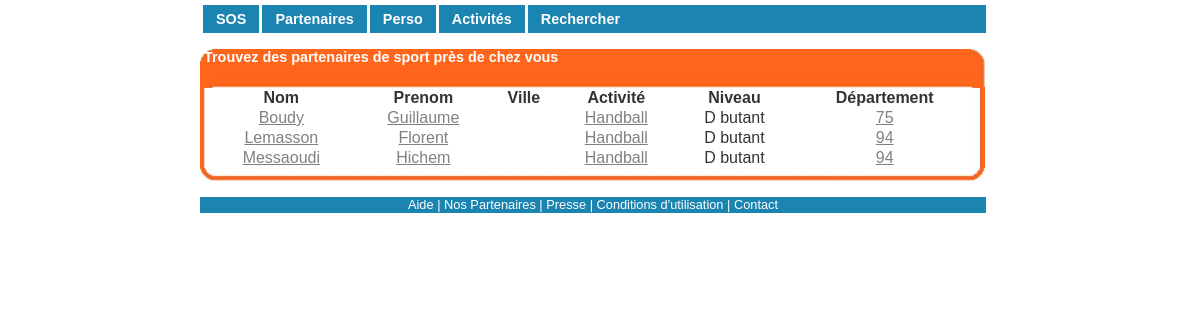
/afficher.php?nomActivite=Handball&numDepartement=vide&btnTrouver=Trouver (signed in), run on the app's committed database.
### tables this page shows
CREATE TABLE IF NOT EXISTS `listactivities` (
  `listId` int(11) NOT NULL AUTO_INCREMENT,
  `idUser` int(11) NOT NULL,
  `idActivities` int(11) NOT NULL,
  `lvl` varchar(50) NOT NULL,
  PRIMARY KEY (`listId`)
);

CREATE TABLE IF NOT EXISTS `users` (
  `id` int(11) NOT NULL AUTO_INCREMENT,
  `nom` varchar(255) NOT NULL,
  `prenom` varchar(255) NOT NULL,
  `birth` date NOT NULL,
  `mdp` char(150) NOT NULL,
  `sexe` varchar(50) NOT NULL,
  `email` varchar(255) NOT NULL,
  `avatar` varchar(255) DEFAULT NULL,
  `ville` varchar(255) DEFAULT NULL,
  `numDep` int(5) DEFAULT NULL,
  `tel` varchar(10) DEFAULT NULL,
  `description` text,
  `afficheEmail` tinyint(1) DEFAULT NULL,
  `AfficheTel` tinyint(1) DEFAULT NULL,
  `pass` varchar(50) DEFAULT NULL,
  `valide` varchar(50) DEFAULT NULL,
  PRIMARY KEY (`id`)
);

CREATE TABLE IF NOT EXISTS `activities` (
  `actId` int(11) NOT NULL AUTO_INCREMENT,
  `activitie` varchar(50) NOT NULL,
  PRIMARY KEY (`actId`)
);

### afficher.php (the view, shortened to what this page needs)
<?php
	include("FctPhp.php");
	if (!isset($_SESSION['id'])) {
		header('location:index.php');
	}
	else {
		if (isset($_GET['nomActivite'])) {
			$activite = $_GET['nomActivite'];
			$departement = $_GET['numDepartement'];
		}
		else {
			$activite = 'vide';
			$departement = 'vide';
		}
		if ($activite == 'vide' && $departement == 'vide') {
			$sqlAct = '';
			$sqlDep = '';
			}
		else if ($departement == 'vide') {
			$sqlAct = 'activities.activitie = "'.$activite.'" AND';
			$sqlDep = '';
		}
		$sql = "SELECT users.id, users.nom, users.prenom, users.ville, users.numDep, activities.activitie, listactivities.lvl, activities.actId, listactivities.idUser, listactivities.idActivities FROM users, activities, listactivities WHERE ".$sqlDep." ".$sqlAct." listactivities.idActivities = activities.actId AND listactivities.idUser = users.id";
		$req = mysql_query($sql) or die('Erreur SQL !<br>'.$sql.'<br>'.mysql_error());
	}
?>
<html xmlns="http://www.w3.org/1999/xhtml"><head>
	<link rel="stylesheet" href="style.css" type="text/css" charset="utf-8">
	<body>
		<div id="conteneur">
			<div id="contenu_annexe">
				<div class="boitegrise_785">
					<h2>&nbsp;Trouvez des partenaires de sport près de chez vous</h2>
						<table border="0" style="width: 98%;" align="center">
							<thead>
								<tr align="center" style="font-weight : bold">
									<td>Nom</td>
									<td>Prenom</td>
									<td>Ville</td>
									<td>Activité</td>
									<td>Niveau</td>
									<td>Département</td>
								</tr>
							</thead>
							<?php
								while ($ligne = mysql_fetch_array($req)) {
								echo '<tr align="center">
										<td><a href="perso.php?id='.$ligne['id'].'">'.$ligne['nom'].'</a></td>';
								echo '	<td><a href="perso.php?id='.$ligne['id'].'">'.$ligne['prenom'].'</a></td>';
								echo '	<td>'.$ligne['ville'].'</td>';
								echo '	<td><a href="afficher.php?nomActivite='.$ligne['activitie'].'&numDepartement=vide&btnTrouver=Trouver">'.$ligne['activitie'].'</a></td>';
								echo '	<td>'.$ligne['lvl'].'</td>';
								echo '	<td><a href="afficher.php?nomActivite=vide&numDepartement='.$ligne['numDep'].'&btnTrouver=Trouver">'.$ligne['numDep'].'</a></td>
									<tr>';
								}
							?>
						</table>
					<div class="finboite"></div>
					</div>
					<div class="spacer"></div>
		</div>
	</body>
</html>

### style.css (style rules this page uses)
html,body,div,ul,ol,li,dl,dt,dd,h1,h2,h3,h4,h5,h6,pre,form,p,blockquote,fieldset,input { margin: 0; padding: 0; }
h1,h2,h3,h4,h5,h6,pre,code,address,caption,cite,code,th { font-size: 1em; font-weight: normal; font-style: normal; text-align: left; }
table { border-collapse: collapse; border-spacing: 0; }
a { color: gray }
body { margin: 10px 0 5px 0; text-align:center ; font-family: verdana, arial, helvetica; color: #333333; }
div#conteneur { margin: 0 auto; width : 786px; text-align: left; position: absolute; top: 0; left: 50%; margin-left: -400px; }
div#contenu_annexe { margin: 0; }
.spacer { height: 1px; clear: both; background-color: white }
.boitegrise_785 { display: inline; float: left; width: 785px; margin: 15px 0 0 0; }
.boitegrise_785 { background: white url(images/graphisme/VeryLargeBoxMedium.jpg) center top repeat-y }
.boitebleue_145 h2, .boiteorange_145 h2, .boitegrise_145 h2, .boitegrise_198 h2, .boitegrise_225 h2, .boitegrise_305 h2, .boitegrise_385 h2, .boitegrise_412 h2, .boitegrise_466 h2, .boitegrise_626 h2, .boitegrise_785 h2 { height: 39px; color: white; font-weight: bold; font-size: 0.9em }
.boitegrise_785 h2 { background: #BEBEBE url(images/graphisme/VeryLargeBoxH.jpg) center top no-repeat }
.boitebleue_145 .finboite, .boiteorange_145 .finboite, .boitegrise_145 .finboite, .boitegrise_198 .finboite, .boitegrise_225 .finboite, .boitegrise_305 .finboite, .boitegrise_385 .finboite, .boitegrise_412 .finboite, .boitegrise_466 .finboite, .boitegrise_626 .finboite, .boitegrise_785 .finboite { height: 13px; font-size: 0.1em; clear:both; }
.boitegrise_785 .finboite { background: white url(images/graphisme/VeryLargeBoxB.jpg) center bottom no-repeat }

### afficher.php (style rules this page uses)
table { border-spacing:0px 10px; }

### data on the page
listactivities: idUser.nom "Boudy", idUser.prenom "Guillaume", idActivities.activitie "Handball", lvl "D butant", idUser.numDep "75"
listactivities: idUser.nom "Lemasson", idUser.prenom "Florent", idActivities.activitie "Handball", lvl "D butant", idUser.numDep "94"
listactivities: idUser.nom "Messaoudi", idUser.prenom "Hichem", idActivities.activitie "Handball", lvl "D butant", idUser.numDep "94"
